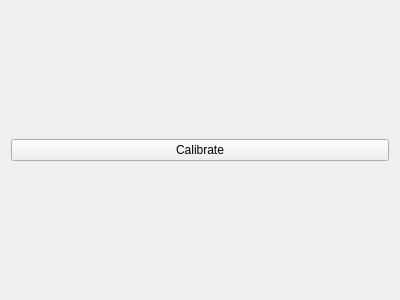
<?xml version="1.0" encoding="UTF-8"?>
<ui version="4.0">
 <class>Calibrate</class>
 <widget class="QWidget" name="Calibrate">
  <property name="geometry">
   <rect>
    <x>0</x>
    <y>0</y>
    <width>400</width>
    <height>300</height>
   </rect>
  </property>
  <property name="windowTitle">
   <string>Form</string>
  </property>
  <layout class="QVBoxLayout" name="verticalLayout">
   <item>
    <widget class="QPushButton" name="pushButton">
     <property name="text">
      <string>Calibrate</string>
     </property>
    </widget>
   </item>
  </layout>
 </widget>
 <resources/>
 <connections/>
</ui>
